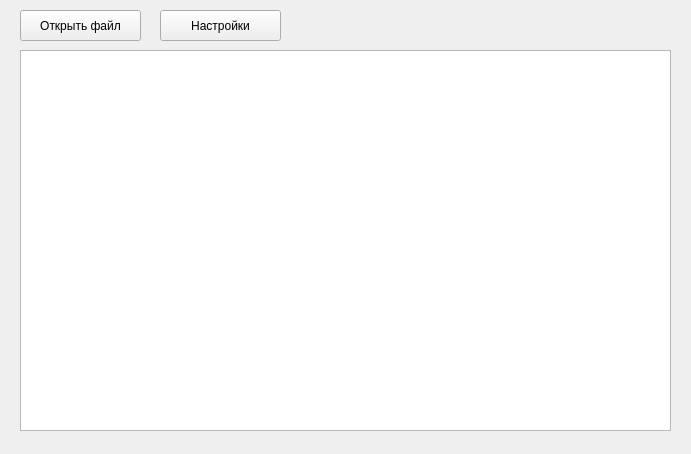
<?xml version="1.0" encoding="UTF-8"?>
<ui version="4.0">
 <class>Reader</class>
 <widget class="QWidget" name="Reader">
  <property name="geometry">
   <rect>
    <x>0</x>
    <y>0</y>
    <width>691</width>
    <height>454</height>
   </rect>
  </property>
  <property name="windowTitle">
   <string>Reader</string>
  </property>
  <widget class="QTextBrowser" name="textBrowser">
   <property name="geometry">
    <rect>
     <x>20</x>
     <y>50</y>
     <width>651</width>
     <height>381</height>
    </rect>
   </property>
  </widget>
  <widget class="QPushButton" name="openButton">
   <property name="geometry">
    <rect>
     <x>20</x>
     <y>10</y>
     <width>121</width>
     <height>31</height>
    </rect>
   </property>
   <property name="text">
    <string>Открыть файл</string>
   </property>
  </widget>
  <widget class="QPushButton" name="settingsButton">
   <property name="geometry">
    <rect>
     <x>160</x>
     <y>10</y>
     <width>121</width>
     <height>31</height>
    </rect>
   </property>
   <property name="text">
    <string>Настройки</string>
   </property>
  </widget>
 </widget>
 <layoutdefault spacing="6" margin="11"/>
 <resources/>
 <connections/>
</ui>
